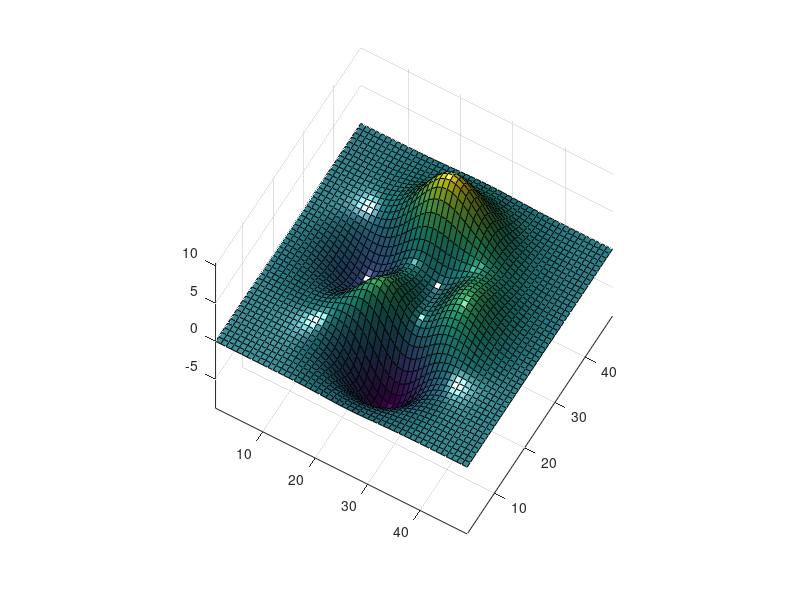

MATLAB code for this plot: (Note: this script raises an error after producing the figure.)
clear all; close all


%% case 1
fprintf('\n\n\nCase 1\n')

surf(peaks)
axis vis3d
h = camlight('left');
a = get(gca);
set(gca,'view',[30,60])
b = get(gca);
b.junk = 'test';
[df, match, er1, er2] = comp_struct(a,b,1,[],[],'a','b',0);

fprintf('\n\n\n\n\n');

if menu('Run next test?','Yes','No') - 1; error('Stop run'); end

%% case 2

clear all; close all
fprintf('\n\n\nCase 2\n')

% first struct
a(1).a = 1;
a(2).a = 2;
a(1).b.a = 'test';
a(2).b.a = 'test';
a(1).b.b = cellstr('a');
a(2).b.b = cellstr('a');
a(1).b.c = 1==1;
a(2).b.c = 1==1;
a(1).c = single([1 2 3]);
a(2).c = single([1 2 3]);
a(1).d(1).a = int8(2);
a(1).d(2).a = uint8(2);
a(1).d(3).a = int16(2);
a(1).d(4).a = uint16(2);
a(1).d(5).a = int32(2);
a(1).d(6).a = uint32(2);
a(1).d(7).a = int64(2);
a(1).d(8).a = uint64(2);
a(2).d(1).a = int8(2);
a(2).d(2).a = uint8(2);
a(2).d(3).a = int16(2);
a(2).d(4).a = uint16(2);
a(2).d(5).a = int32(2);
a(2).d(6).a = uint32(2);
a(2).d(7).a = int64(2);
a(2).d(8).a = uint64(2);
a(1).e = @(x)sin(x);
a(2).e = @(x)sin(x);
a(1).f = 1;
a(1).j = [1.1 2.2 3.3];
a(1).k = @(x)sin(x);



% second struct
b = a;
b(2).a = 1;
b(2).b.a = 'x';
b(2).b.b = cellstr('b');
b(2).b.c = 1==2;
b(2).c = single([1 2 5]);
b(2).d(1).a = int8(4);
b(2).d(2).a = uint8(54);
b(2).d(3).a = int16(5);
b(2).d(4).a = uint16(65);
b(2).d(5).a = int32(7);
b(2).d(6).a = uint32(7);
b(2).d(7).a = int64(7);
b(2).d(8).a = uint64(7);
b(2).e = @(x)tan(x);
b(1).f = 1+1e-8;
b(1).j = single(a(1).j);


% non-match
a(2).h = 1;
b(1).g = 1;
b(2).i.a = 'r';
b(3) = b(2);
b(4) = b(2);
x = .5; a(2).k = @(x)sin(x);
x = .25; b(2).k = @(x)sin(x);
a(1).l.a = 1;
b(1).l.c = 2;

% wrong order fields
a(1).m.a = 1; a(1).m.b = 1;
a(1).n.a = 1; a(1).n.b = 1;
b(1).n.b = 1; b(1).n.a = 1;
b(1).m.b = 1; b(1).m.a = 1;

[df, match, er1, er2] = comp_struct(a,b,1,[],[],'a','b');

df

if menu('Run next test?','Yes','No') - 1; error('Stop run'); end



%% case 3
clear all; close all
fprintf('\n\n\nCase 3\n')

a.a = 1; b.a = 1;
a.b = 2; b.b = 1;
a.c.a = 1; a.c.b = 2; b.c = 1;
a.d = cellstr('test')'; b.d = cellstr('test')'; 
a.e = cellstr('test')'; b.e = cellstr('a')'; 
a.f = 'tt'; b.f = 'tt';
a.g = 'tt'; b.g = 't';
a.h.a = 1; b.h.b = 1;
a.i.a = 1;
a.j.a = @sin; b.j.a = @sin;
a.j.b = @sin; b.j.b = @cos;
x = .1; a.j.c = @(x) sin(x); x = .5; b.j.c = @(x) sin(x); 
a(2) = a(1); b(2) = b(1); a(3) = a(1);


[df, match, er1, er2] = comp_struct(a,b,1,[],[],'a','b');
df
if menu('Run next test?','Yes','No') - 1; error('Stop run'); end


%% case 4
clear all; close all
fprintf('\n\n\nCase 4\n')


str = char(97:122);

% build structure
for ii = 1:26
	stu1.(str(ii)) = rand(ceil(5*rand(1)),ceil(5*rand(1)));
end
stu2 = stu1;
for ii = 1:26
	if round(rand(1))
		if rand(1) > 0.3
			if round(rand)
				stu2.(str(ii)) = rand(size(stu2.(str(ii))));
			else
				stu2.(str(ii)) = stu2.(str(ii)) + 1e-8;
			end
		else
			stu2.(str(ii)) = rand(ceil(5*rand(1)),ceil(5*rand(1)));
		end
	end
end

[df, match, er1, er2] = comp_struct(stu1,stu2,1,[],[],'stu1','stu2');
df
